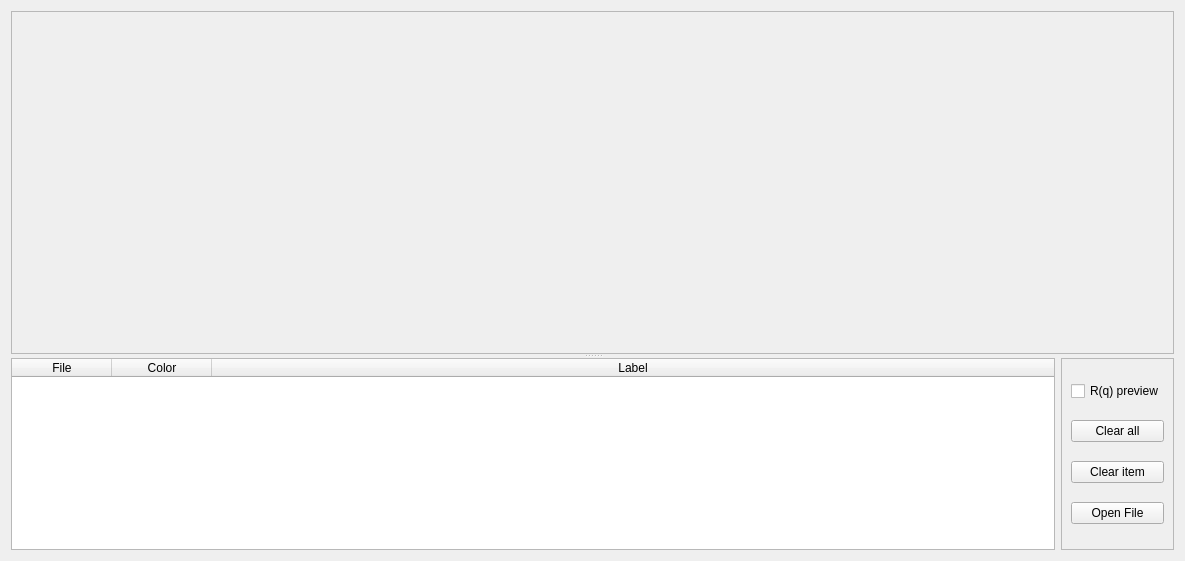
<?xml version="1.0" encoding="UTF-8"?>
<ui version="4.0">
 <class>Form</class>
 <widget class="QWidget" name="Form">
  <property name="geometry">
   <rect>
    <x>0</x>
    <y>0</y>
    <width>1185</width>
    <height>561</height>
   </rect>
  </property>
  <property name="windowTitle">
   <string>Form</string>
  </property>
  <layout class="QVBoxLayout" name="verticalLayout">
   <item>
    <widget class="QSplitter" name="splitter">
     <property name="orientation">
      <enum>Qt::Vertical</enum>
     </property>
     <widget class="QFrame" name="frame_7">
      <property name="sizePolicy">
       <sizepolicy hsizetype="Preferred" vsizetype="Preferred">
        <horstretch>0</horstretch>
        <verstretch>2</verstretch>
       </sizepolicy>
      </property>
      <property name="frameShape">
       <enum>QFrame::StyledPanel</enum>
      </property>
      <property name="frameShadow">
       <enum>QFrame::Sunken</enum>
      </property>
      <layout class="QVBoxLayout" name="verticalLayout_6">
       <item>
        <widget class="MPLWidget" name="comparePlot" native="true"/>
       </item>
      </layout>
     </widget>
     <widget class="QWidget" name="widget_6" native="true">
      <property name="sizePolicy">
       <sizepolicy hsizetype="Preferred" vsizetype="Preferred">
        <horstretch>0</horstretch>
        <verstretch>0</verstretch>
       </sizepolicy>
      </property>
      <layout class="QHBoxLayout" name="horizontalLayout_15">
       <item>
        <widget class="QTableWidget" name="compareList">
         <property name="minimumSize">
          <size>
           <width>250</width>
           <height>0</height>
          </size>
         </property>
         <property name="selectionMode">
          <enum>QAbstractItemView::NoSelection</enum>
         </property>
         <property name="selectionBehavior">
          <enum>QAbstractItemView::SelectItems</enum>
         </property>
         <attribute name="horizontalHeaderCascadingSectionResizes">
          <bool>false</bool>
         </attribute>
         <attribute name="horizontalHeaderDefaultSectionSize">
          <number>100</number>
         </attribute>
         <attribute name="horizontalHeaderMinimumSectionSize">
          <number>100</number>
         </attribute>
         <attribute name="horizontalHeaderStretchLastSection">
          <bool>true</bool>
         </attribute>
         <attribute name="verticalHeaderDefaultSectionSize">
          <number>100</number>
         </attribute>
         <attribute name="verticalHeaderMinimumSectionSize">
          <number>50</number>
         </attribute>
         <column>
          <property name="text">
           <string>File</string>
          </property>
         </column>
         <column>
          <property name="text">
           <string>Color</string>
          </property>
         </column>
         <column>
          <property name="text">
           <string>Label</string>
          </property>
         </column>
        </widget>
       </item>
       <item>
        <widget class="QFrame" name="frame_8">
         <property name="frameShape">
          <enum>QFrame::StyledPanel</enum>
         </property>
         <property name="frameShadow">
          <enum>QFrame::Raised</enum>
         </property>
         <layout class="QVBoxLayout" name="verticalLayout_10">
          <item>
           <widget class="QCheckBox" name="refl_preview_checkbox">
            <property name="text">
             <string>R(q) preview</string>
            </property>
            <property name="checked">
             <bool>false</bool>
            </property>
           </widget>
          </item>
          <item>
           <widget class="QPushButton" name="pushButton">
            <property name="toolTip">
             <string>Clear all items</string>
            </property>
            <property name="text">
             <string>Clear all</string>
            </property>
           </widget>
          </item>
          <item>
           <widget class="QPushButton" name="clear_item_button">
            <property name="toolTip">
             <string>Clear the selected item</string>
            </property>
            <property name="text">
             <string>Clear item</string>
            </property>
           </widget>
          </item>
          <item>
           <widget class="QPushButton" name="pushButton_2">
            <property name="toolTip">
             <string>Open a new file to plot</string>
            </property>
            <property name="text">
             <string>Open File</string>
            </property>
           </widget>
          </item>
         </layout>
        </widget>
       </item>
      </layout>
     </widget>
    </widget>
   </item>
  </layout>
 </widget>
 <customwidgets>
  <customwidget>
   <class>MPLWidget</class>
   <extends>QWidget</extends>
    <header>quicknxs.views.widgets.mplwidget</header>
   <container>1</container>
  </customwidget>
 </customwidgets>
 <tabstops>
  <tabstop>compareList</tabstop>
  <tabstop>pushButton_2</tabstop>
  <tabstop>pushButton</tabstop>
 </tabstops>
 <resources/>
 <connections>
  <connection>
   <sender>pushButton_2</sender>
   <signal>pressed()</signal>
   <receiver>Form</receiver>
   <slot>open_file()</slot>
   <hints>
    <hint type="sourcelabel">
     <x>807</x>
     <y>645</y>
    </hint>
    <hint type="destinationlabel">
     <x>851</x>
     <y>638</y>
    </hint>
   </hints>
  </connection>
  <connection>
   <sender>pushButton</sender>
   <signal>pressed()</signal>
   <receiver>Form</receiver>
   <slot>clear_plot()</slot>
   <hints>
    <hint type="sourcelabel">
     <x>812</x>
     <y>578</y>
    </hint>
    <hint type="destinationlabel">
     <x>849</x>
     <y>575</y>
    </hint>
   </hints>
  </connection>
  <connection>
   <sender>compareList</sender>
   <signal>itemChanged(QTableWidgetItem*)</signal>
   <receiver>Form</receiver>
   <slot>draw()</slot>
   <hints>
    <hint type="sourcelabel">
     <x>295</x>
     <y>601</y>
    </hint>
    <hint type="destinationlabel">
     <x>673</x>
     <y>717</y>
    </hint>
   </hints>
  </connection>
  <connection>
   <sender>compareList</sender>
   <signal>cellDoubleClicked(int,int)</signal>
   <receiver>Form</receiver>
   <slot>edit_cell(int,int)</slot>
   <hints>
    <hint type="sourcelabel">
     <x>141</x>
     <y>661</y>
    </hint>
    <hint type="destinationlabel">
     <x>163</x>
     <y>716</y>
    </hint>
   </hints>
  </connection>
  <connection>
   <sender>refl_preview_checkbox</sender>
   <signal>toggled(bool)</signal>
   <receiver>Form</receiver>
   <slot>refl_preview(bool)</slot>
   <hints>
    <hint type="sourcelabel">
     <x>1067</x>
     <y>523</y>
    </hint>
    <hint type="destinationlabel">
     <x>573</x>
     <y>350</y>
    </hint>
   </hints>
  </connection>
  <connection>
   <sender>clear_item_button</sender>
   <signal>pressed()</signal>
   <receiver>Form</receiver>
   <slot>clear_item()</slot>
   <hints>
    <hint type="sourcelabel">
     <x>1064</x>
     <y>606</y>
    </hint>
    <hint type="destinationlabel">
     <x>573</x>
     <y>350</y>
    </hint>
   </hints>
  </connection>
 </connections>
 <slots>
  <slot>open_file()</slot>
  <slot>clear_plot()</slot>
  <slot>draw()</slot>
  <slot>edit_cell(int,int)</slot>
  <slot>refl_preview(bool)</slot>
  <slot>clear_item()</slot>
 </slots>
</ui>
